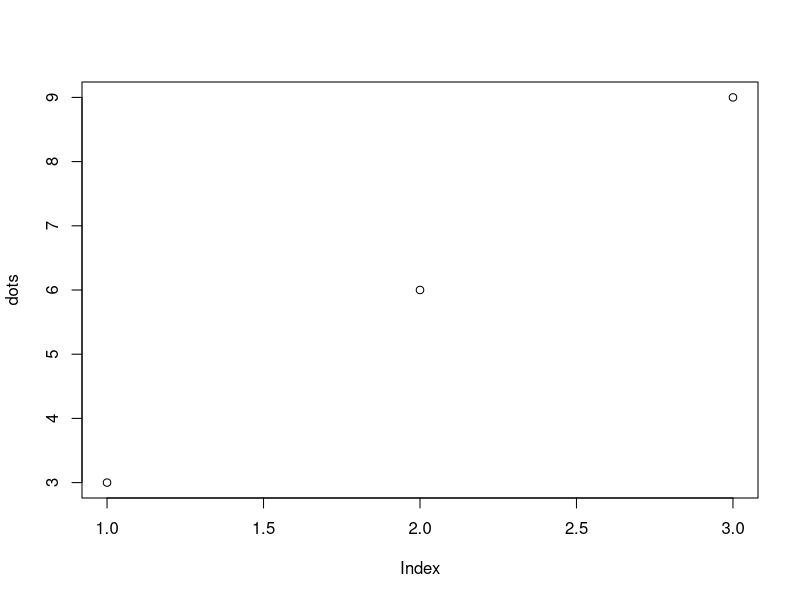
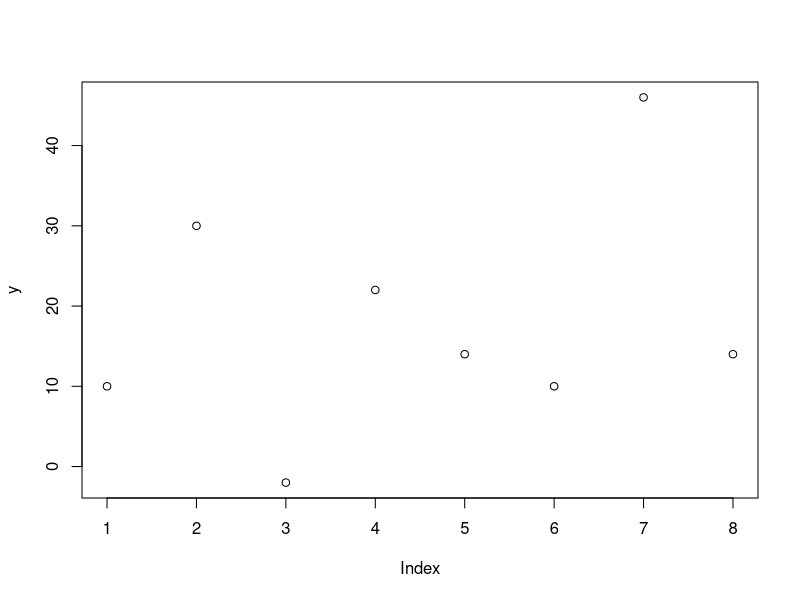

Source code (R) for these figures, in order: (Note: this script raises an error after producing the figures.)
#####################

# OPERATIONS #

#####################

# Print the number 2

2

# Add the number 2 and the number 1 together

2 + 1

# Subtract 2 from 6

6 - 2

# Multiply 2 by 3

2 * 3

# Square 2

2^2

# Find the remainder of 7 after divison by 2

7%%2

# Square root 4

sqrt(4)

## Assignment: Derive the area for a circle if the radius is 37.5. (Hint: pi is stored in R as "pi")

pi * 37.5^2

# Assign the number 2 to a variable titled "two"

two <- 2

# Use auto-printing

two

# Use explicit printing

print(two)

# Assignment: Generate a new variable containing another number:



# Generate a sequence of numbers from 1 to 10 and title domain

domain <- 1:10

# Add sequence of numbers to variable two and assign to variable "range"

range <- two + domain

# Create a vector of numbers 3, 6, 9 and assign to variable "dots"
## Note: c() stands for concatenate. Vectors contain variables only of same class

dots <- c(3, 6, 9)

# Plot dots
## Note: This is base R plotting which is generally less favored than ggplot2. It can be useful for quick
## plotting, like here. But we will cover more detailed visualization later.

plot(dots)

# Try to create a vector with a string at end.

broken <- c(3, 6, 9, "broke")

## What do you notice about when you add a different class to the end of the vector?

## Assignment: Generate a slope-intercept function with a y-intercept (b) of 2, a slope of 4, and a domain 
## set of numbers containing 2, 7, -1, 5, 3, 2, 11, 3. Write the function as y = mx + b by storing each number 
## as a variable.

m = 4
b = 2
x = c(2, 7, -1, 5, 3, 2, 11, 3)

y = m*x + b

## Assignment: Print the range assigned as "y".

print(y)

## Assignment: Plot "y"

plot(y)

# Examine the class of the variable "y"

class(y)

## What is its class?

# There are a variety of atomic (i.e., fundamental) classes:

# character
# Examples:

class("apple")
class("p")
class("1")

# numeric (real numbers)
# Examples:

class(1.23343)
class(pi)
class(2.0)

# integer
# Examples:

class(1)
class(2)
class(two)

# logical (True/False)
# Examples:

class(TRUE)
class(FALSE)
class(F)
class(T)

# There are also missing values

NA
NaN

# Variables can be converted to categorical factors for data analysis.
## Note: If a variable is a character and is used in a statistical model, it will default to a factor.

fruit <- c("apple", "orange", "banana")
fruit
fruit <- as.factor(fruit)
fruit

# You can explicitly coerce your objects to become other classes.
# For example, 1's and 0's can be converted to logical TRUEs and FALSEs

binary <- c(1,0,0,1)
binary
binary <- as.logical(binary)
binary

# Numbers can be converted to characters

numbers <- c(1,2,3)
numbers
numbers <- as.character(numbers)
numbers

# Matrices are vectors with another dimension, so n rows by m columns. Like vectors, they must be of one class
# and will otherwise be coerced.

# You can create an empty matrix of 3 rows and 2 columns.

m <- matrix(nrow = 3, ncol = 2)
m

# You can create a populated matrix of 3 rows and 3 columns.

m <- matrix(1:9, nrow=3, ncol=3)
m

# You can bind together vectors to create a matrix.

# For example, using cbind() to bind columns.

numbers1 <- c(1,2,3)
numbers2 <- c(4,5,6)
cnums <- cbind(numbers1,numbers2)
cnums

# For example, using rbind() to bind rows.

rnums <- rbind(numbers1, numbers2)
rnums

# For special cases, you can go beyond a 2-dimensional object using arrays. See a 2x5x4 array below:

dim(array(NA, c(2,5,4)))

# Lists are a special type of object that can contain elements of different classes. Below is a list
# containing both numbers and characters.

fruitandnums <- list(1, "apple", 3)
fruitandnums

# Lists can also contain objects of different types and sizes. Here is a list containing a matrix, a list, and a vector.

hodgepodge <- list(m, fruitandnums, numbers1)
hodgepodge

#####################

# OPERATIONS #

#####################

# Arithmetic Operations were covered above
# +, -, /, *, ^, sqrt(), %%, etc.

# Relative operations

1 < 2
1 <= 1
1 == 1
T == T
T > F
"a" == "a"
"a" != "b"

# Logical operations

## &	AND
## It returns true when both conditions are true

T & T
T & F
c(T,T) & c(T,F)
(.5 > 0) & (1 > .5)
(1 > 2) & (1 > .5)

## &&	AND
## Same as the above but, It works on single element

T && T
T && F
c(T,T) && c(T,F)
c(F,T) && c(T,T)
c(T,F) && c(T,T)

## |	OR
## It returns true when at-least one of the condition is true

T | T
T | F
F | F
c(T,T,F) | c(T,F,F)
(.5 > 0) | (1 > .5)
(1 > 2) | (1 > .5)

## ! is negation

!(T | F)
!(100 > 0)

## which can be useful for logical vectors, determining the indices of which are TRUE

which(c(T,F,T,F,T,F,T))
